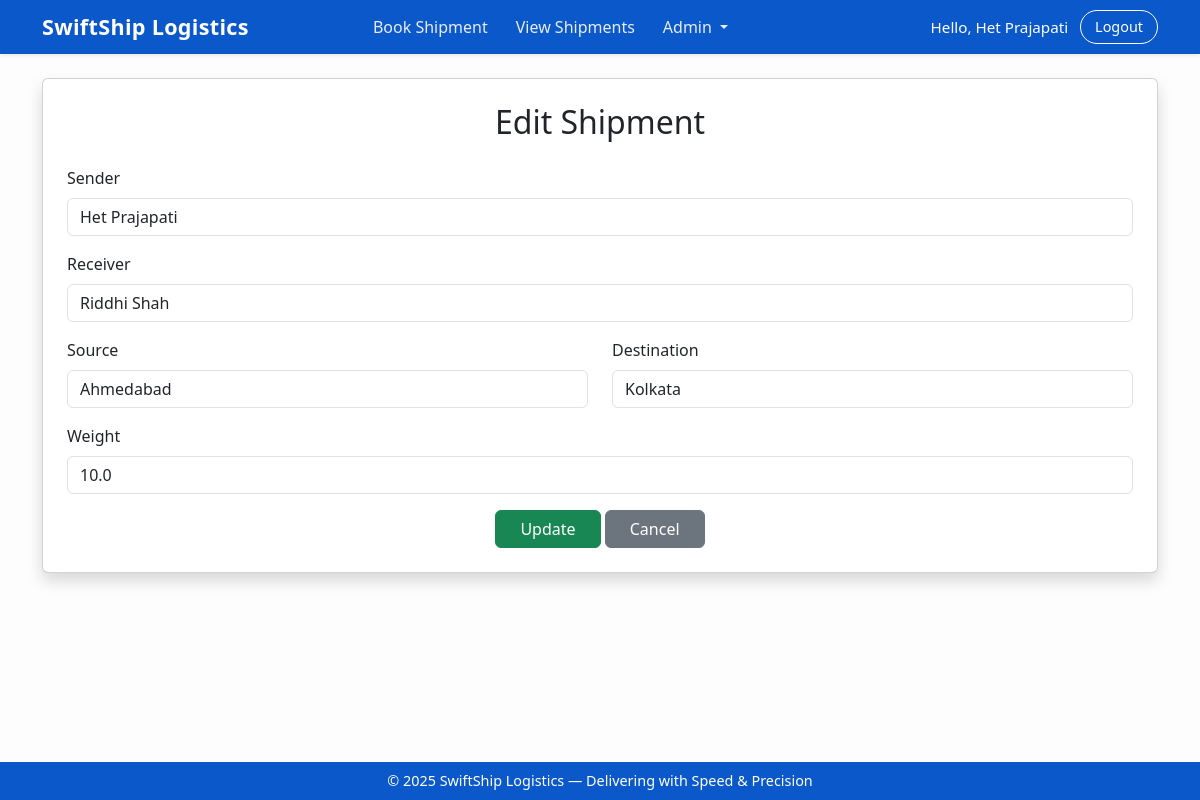
Screenshot of /edit/1 (signed in) with the database file from the repository.
### tables this page shows
CREATE TABLE shipments (
            id INTEGER PRIMARY KEY AUTOINCREMENT,
            sender TEXT NOT NULL,
            receiver TEXT NOT NULL,
            source TEXT NOT NULL,
            destination TEXT NOT NULL,
            weight REAL NOT NULL,
            eta TEXT
        );

### booking_service_orchestrator/routes/booking_routes.py (the view, shortened to what this page needs)
@booking_bp.route("/edit/<int:shipment_id>", methods=["GET", "POST"])
@login_required
def edit_shipment(shipment_id):
    shipment = get_shipment_by_id(shipment_id)
    return render_template("edit_shipment.html", shipment=shipment)

### booking_service_orchestrator/models/shipment_model.py (called while the page is built)
def get_shipment_by_id(shipment_id):
    conn = sqlite3.connect(DB_NAME)
    cursor = conn.cursor()
    cursor.execute("SELECT * FROM shipments WHERE id = ?", (shipment_id,))
    shipment = cursor.fetchone()
    conn.close()
    return shipment

### booking_service_orchestrator/routes/booking_routes.py (called while the page is built)
def login_required(f):
    @wraps(f)
    def protected(*args, **kwargs):
        if "user_id" not in session:
            return redirect("/login")
        return f(*args, **kwargs)
    return protected

### booking_service_orchestrator/templates/edit_shipment.html
{% extends "base.html" %}
{% block content %}
<div class="card shadow p-4">
    <h2 class="text-center mb-4">Edit Shipment</h2>
    <form method="POST">
        <div class="mb-3">
            <label class="form-label">Sender</label>
            <input type="text" name="sender" value="{{ shipment[1] }}" class="form-control" required>
        </div>
        <div class="mb-3">
            <label class="form-label">Receiver</label>
            <input type="text" name="receiver" value="{{ shipment[2] }}" class="form-control" required>
        </div>
        <div class="row">
            <div class="col-md-6 mb-3">
                <label class="form-label">Source</label>
                <input type="text" name="source" value="{{ shipment[3] }}" class="form-control" required>
            </div>
            <div class="col-md-6 mb-3">
                <label class="form-label">Destination</label>
                <input type="text" name="destination" value="{{ shipment[4] }}" class="form-control" required>
            </div>
        </div>
        <div class="mb-3">
            <label class="form-label">Weight</label>
            <input type="number" step="0.1" name="weight" value="{{ shipment[5] }}" class="form-control" required>
        </div>
        <div class="text-center">
            <button class="btn btn-success px-4" type="submit">Update</button>
            <a href="/shipments" class="btn btn-secondary px-4">Cancel</a>
        </div>
    </form>
</div>
{% endblock %}

### booking_service_orchestrator/templates/base.html (shortened to what this page needs)
<!DOCTYPE html>
<html>
<head>
    <link rel="stylesheet"
          href="https://cdn.jsdelivr.net/npm/bootstrap@5.3.0/dist/css/bootstrap.min.css">
</head>
<body class="d-flex flex-column min-vh-100">
<nav class="navbar navbar-expand-lg navbar-dark shadow-sm">
  <div class="container">
    <a class="navbar-brand" href="/book">SwiftShip Logistics</a>
    <div class="collapse navbar-collapse" id="navbarNav">
      {% if session.get("user_id") %}
      <ul class="navbar-nav mx-auto">
        <li class="nav-item">
          <a class="nav-link {% if '/book' in request.path %}active{% endif %}" href="/book">Book Shipment</a>
        </li>
        <li class="nav-item">
          <a class="nav-link {% if '/shipments' in request.path %}active{% endif %}" href="/shipments">View Shipments</a>
        </li>
        <li class="nav-item dropdown">
          <a class="nav-link dropdown-toggle {% if '/admin' in request.path %}active{% endif %}"
             href="#" role="button" data-bs-toggle="dropdown">
            Admin
          </a>
        </li>
      </ul>
      {% endif %}
      <div class="user-section ms-auto">
        {% if session.get("user_id") %}
            <span class="navbar-text">Hello, {{ session.get("user_name") }}</span>
            <a class="btn-logout" href="/logout">Logout</a>
        {% else %}
            <a class="nav-link {% if '/login' in request.path %}active{% endif %}" href="/login">Login</a>
            <a class="nav-link {% if '/signup' in request.path %}active{% endif %}" href="/signup">Sign Up</a>
        {% endif %}
      </div>
    </div>
  </div>
</nav>
<main class="flex-fill container py-4">
    {% block content %}{% endblock %}
</main>
<footer class="mt-auto">
    <p>© 2025 SwiftShip Logistics — Delivering with Speed & Precision</p>
</footer>
</body>
</html>

### booking_service_orchestrator/templates/base.html (style rules this page uses)
:root { --brand-blue: #0a58ca; }
body { background-color: #fdfdfd; }
.navbar { background-color: var(--brand-blue) !important; padding-top: 6px !important; padding-bottom: 6px !important; }
.navbar-brand { font-weight: 600; font-size: 1.35rem; letter-spacing: .3px; }
.nav-link { font-size: 1rem; margin: 0 6px; color: #e8ecf4 !important; }
.user-section { display: flex; align-items: center; gap: 12px; }
.navbar-text { font-size: .95rem; color: #ffffff !important; }
.btn-logout { border: 1px solid #fff; color: #fff; padding: 5px 14px; border-radius: 18px; text-decoration: none; font-size: .9rem; transition: .25s; }
footer { background: var(--brand-blue); color: #fff; padding: 8px 0; text-align: center; }
footer p { margin: 0; font-size: .9rem; }

### rows the page displays
shipments: get "Het Prajapati", sender "Het Prajapati", receiver "Riddhi Shah", source "Ahmedabad", destination "Kolkata", weight "10.0"
